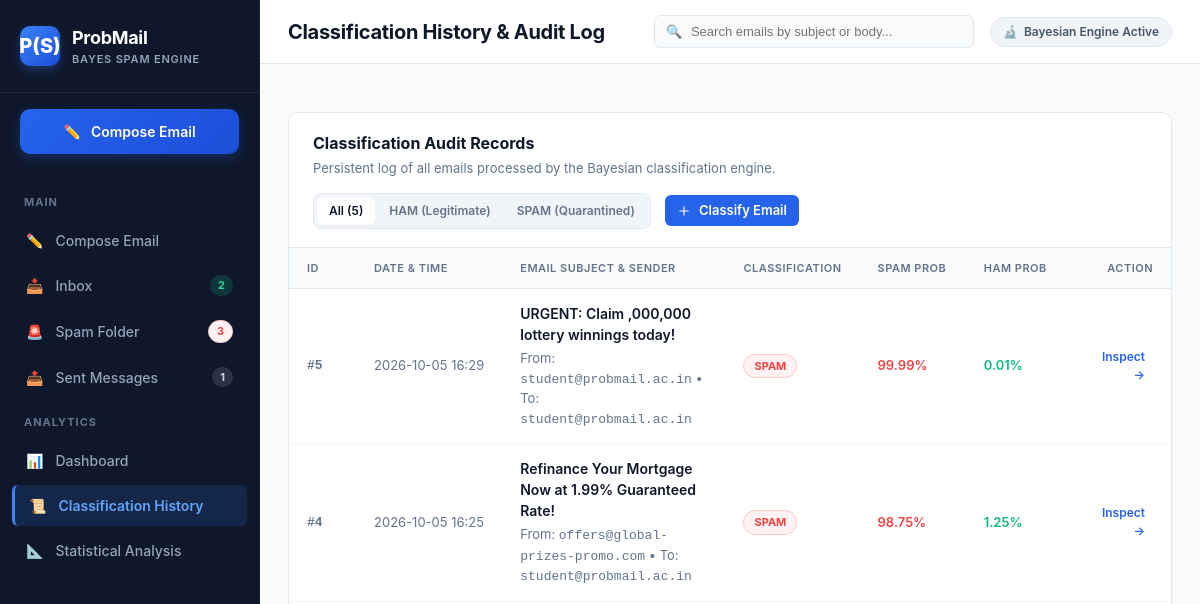
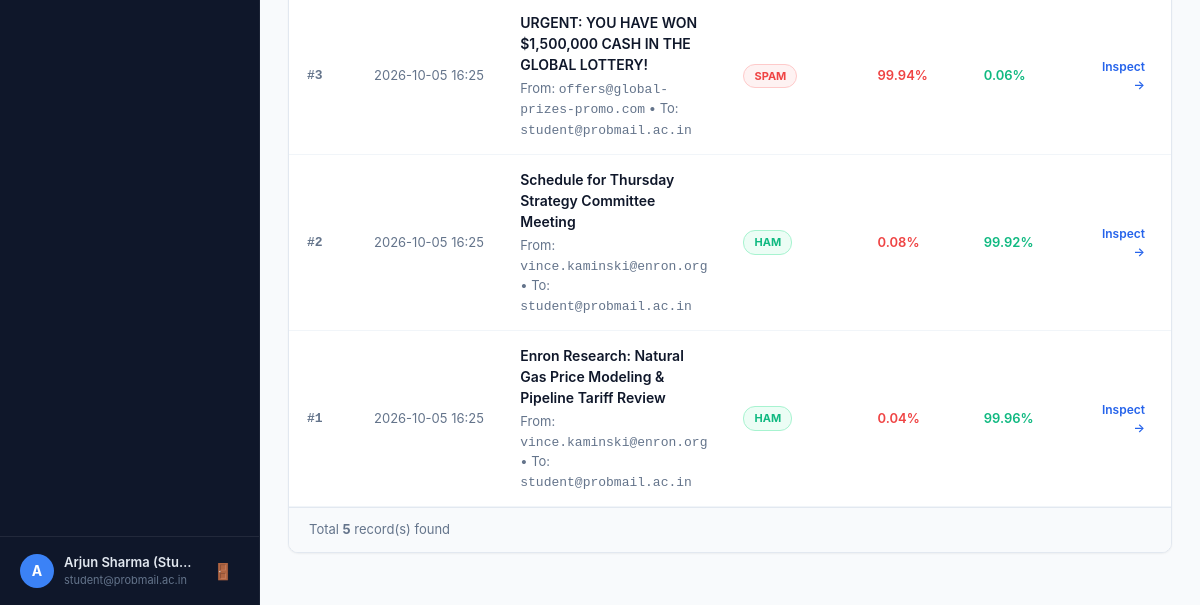
Page /history (signed in) on the earlier database version (2 pictures, top to bottom).
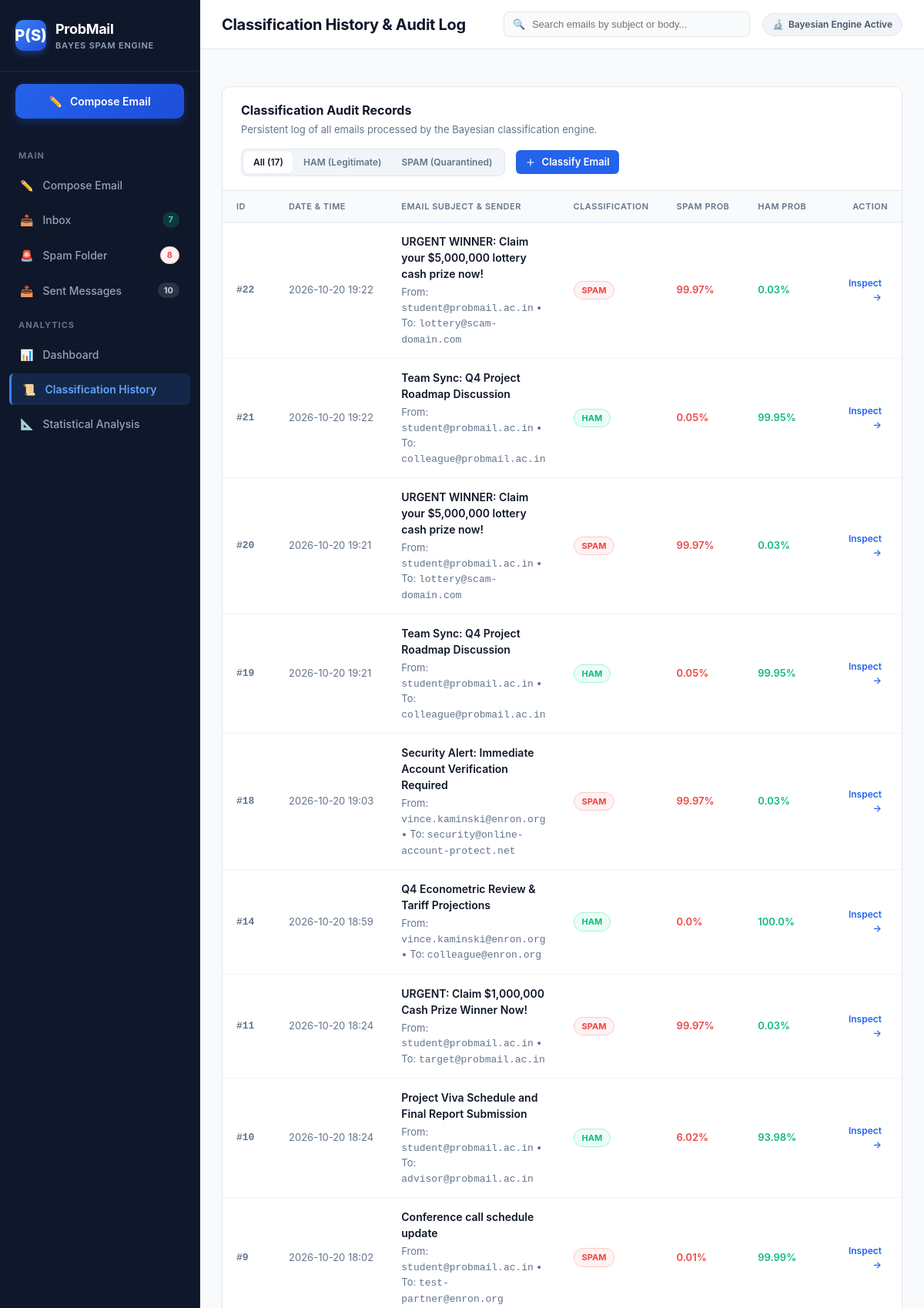
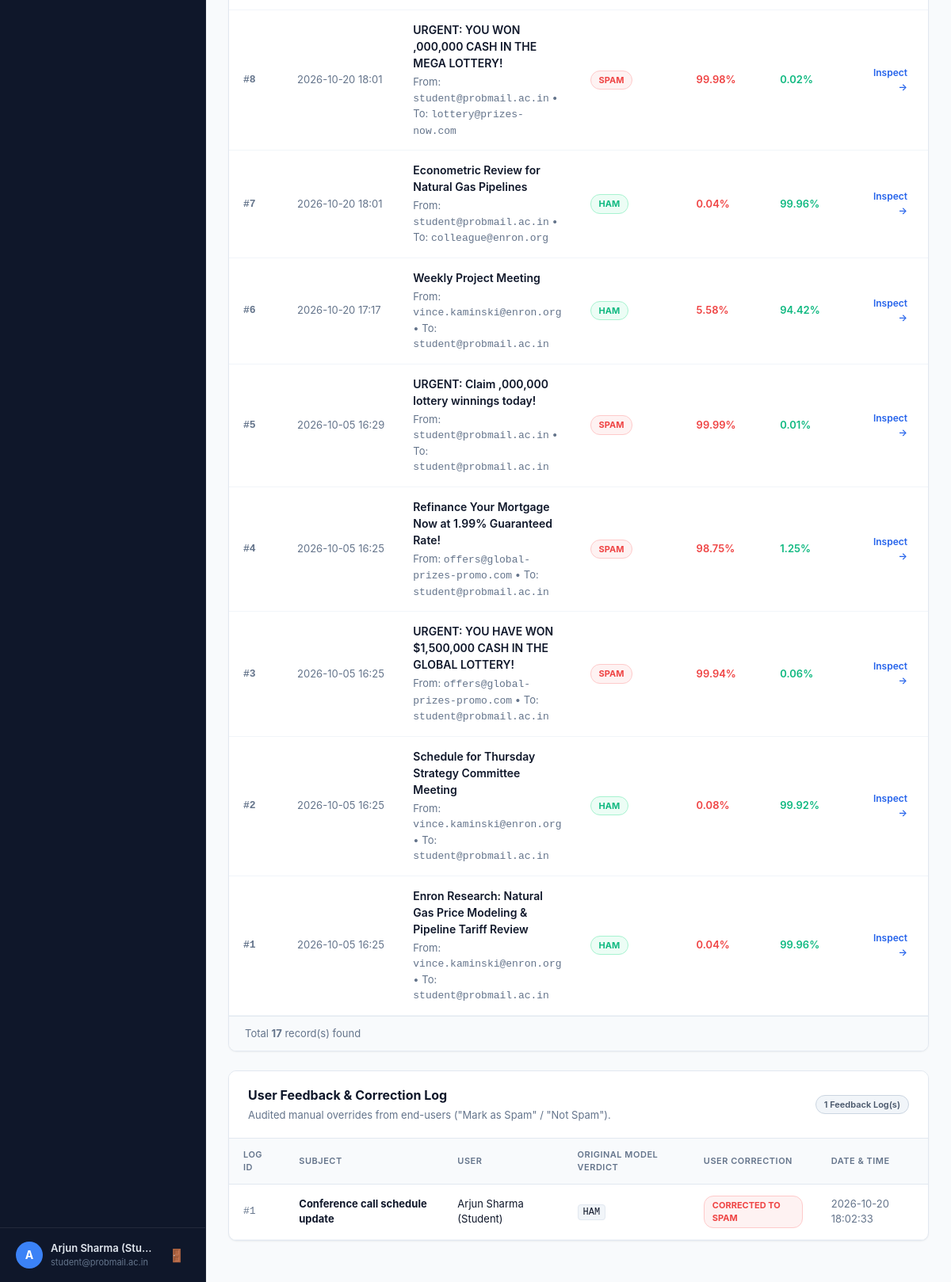
Same page on the later database version (2 pictures, top to bottom).
### tables this page shows
CREATE TABLE emails (
        id INTEGER PRIMARY KEY AUTOINCREMENT,
        sender_id INTEGER NOT NULL,
        receiver_id INTEGER NOT NULL,
        sender_email TEXT NOT NULL,
        receiver_email TEXT NOT NULL,
        subject TEXT NOT NULL,
        body TEXT NOT NULL,
        prediction TEXT NOT NULL,
        spam_probability REAL NOT NULL,
        ham_probability REAL NOT NULL,
        folder TEXT NOT NULL,
        is_read INTEGER DEFAULT 0,
        indicators_json TEXT DEFAULT '[]',
        top_words_json TEXT DEFAULT '[]',
        created_at TIMESTAMP DEFAULT CURRENT_TIMESTAMP,
        FOREIGN KEY (sender_id) REFERENCES users (id) ON DELETE CASCADE,
        FOREIGN KEY (receiver_id) REFERENCES users (id) ON DELETE CASCADE
    );

CREATE TABLE feedback (
        id INTEGER PRIMARY KEY AUTOINCREMENT,
        email_id INTEGER NOT NULL,
        user_id INTEGER NOT NULL,
        original_prediction TEXT NOT NULL,
        corrected_label TEXT NOT NULL,
        created_at TIMESTAMP DEFAULT CURRENT_TIMESTAMP,
        FOREIGN KEY (email_id) REFERENCES emails (id) ON DELETE CASCADE,
        FOREIGN KEY (user_id) REFERENCES users (id) ON DELETE CASCADE
    );

CREATE TABLE users (
        id INTEGER PRIMARY KEY AUTOINCREMENT,
        name TEXT NOT NULL,
        email TEXT UNIQUE NOT NULL,
        password TEXT NOT NULL,
        created_at TIMESTAMP DEFAULT CURRENT_TIMESTAMP
    );

### app.py (the view)
@app.route("/history")
@login_required
def classification_history():
    query = request.args.get("q", "")
    pred_filter = request.args.get("filter", "")
    emails = EmailModel.get_all_classifications(search_query=query, prediction_filter=pred_filter)
    feedback_list = FeedbackModel.get_all_feedback()
    return render_template(
        "history.html",
        active_page="history",
        emails=emails,
        feedback_list=feedback_list,
        search_query=query,
        current_filter=pred_filter
    )

### app.py (called while the page is built, shortened)
def verify_auth_token(token):
    if not token:
        return None
    try:
        data = AUTH_SERIALIZER.loads(token)
        return data.get("user_id")
    except Exception:
        return None

@app.before_request
def check_token_auth():
    token = request.args.get("token") or request.cookies.get("probmail_token") or request.headers.get("X-Auth-Token")
    if token:
        uid = verify_auth_token(token)
        if uid:
            user = UserModel.get_by_id(uid)
            if user:
                session["user_id"] = user["id"]
                session["user_name"] = user["name"]
                session["user_email"] = user["email"]
                session["auth_token"] = token
                session.permanent = True

def login_required(f):
    @wraps(f)
    def decorated_function(*args, **kwargs):
        return f(*args, **kwargs)
    return decorated_function

### database.py (called while the page is built)
def get_db():
    conn = sqlite3.connect(DB_PATH)
    conn.row_factory = sqlite3.Row
    conn.execute("PRAGMA foreign_keys = ON")
    return conn

### templates/history.html (shortened to what the changed rows need)
{% extends "base.html" %}
{% block page_title %}Classification History & Audit Log{% endblock %}
{% block content %}
<div class="card mb-4">
    <div class="card-header" style="display: flex; justify-content: space-between; align-items: center; flex-wrap: wrap; gap: 14px;">
        <div>
            <h2 class="card-title">Classification Audit Records</h2>
        </div>
        <div class="filter-toolbar">
            <div class="filter-pills">
                <a href="{{ url_for('classification_history', q=search_query) }}"
                   class="filter-pill {% if not current_filter %}active{% endif %}">
                    All ({{ emails|length }})
                </a>
                <a href="{{ url_for('classification_history', filter='HAM', q=search_query) }}"
                   class="filter-pill {% if current_filter == 'HAM' %}active{% endif %}">
                    HAM (Legitimate)
                </a>
                <a href="{{ url_for('classification_history', filter='SPAM', q=search_query) }}"
                   class="filter-pill {% if current_filter == 'SPAM' %}active{% endif %}">
                    SPAM (Quarantined)
                </a>
            </div>
        </div>
    </div>
    <div class="card-body p-0">
        {% if emails %}
        <div class="table-responsive">
            <table class="app-table">
                <thead>
                    <tr>
                        <th style="width: 70px;">ID</th>
                        <th style="width: 140px;">Date & Time</th>
                        <th>Email Subject & Sender</th>
                        <th style="width: 120px;">Classification</th>
                        <th style="width: 110px;">Spam Prob</th>
                        <th style="width: 110px;">Ham Prob</th>
                        <th style="width: 100px; text-align: right;">Action</th>
                    </tr>
                </thead>
                <tbody>
                    {% for email in emails %}
                    <tr class="table-row-clickable" onclick="window.location.href='{{ url_for('view_email', email_id=email.id) }}'">
                        <td class="text-mono text-muted text-sm font-semibold">
                            #{{ email.id }}
                        </td>
                        <td class="text-muted text-sm whitespace-nowrap">
                            {{ email.created_at[:16] }}
                        </td>
                        <td>
                            <div class="table-subject">{{ email.subject }}</div>
                            <div class="table-meta-line text-sm text-muted">
                                From: <span class="text-mono">{{ email.sender_email }}</span>
                                {% if email.receiver_email %}
                                &bull; To: <span class="text-mono">{{ email.receiver_email }}</span>
                                {% endif %}
                            </div>
                        </td>
                        <td>
                            {% if email.prediction == 'SPAM' %}
                            <span class="badge-status-spam">SPAM</span>
                            {% else %}
                            <span class="badge-status-ham">HAM</span>
                            {% endif %}
                        </td>
                        <td class="text-spam font-semibold">
                            {{ email.spam_probability }}%
                        </td>
                        <td class="text-ham font-semibold">
                            {{ email.ham_probability }}%
                        </td>
                        <td style="text-align: right;">
                            <a href="{{ url_for('view_email', email_id=email.id) }}" class="btn-table-action" onclick="event.stopPropagation();">
                                Inspect &rarr;
                            </a>
                        </td>
                    </tr>
                    {% endfor %}
                </tbody>
            </table>
        </div>
        <div class="table-footer-bar">
            <span class="text-muted text-sm">Total <strong>{{ emails|length }}</strong> record(s) found</span>
        </div>
        {% endif %}
    </div>
</div>
{% if feedback_list %}
<div class="card mt-4">
    <div class="card-header">
        <div>
            <h3 class="card-title">User Feedback & Correction Log</h3>
            <p class="card-subtitle">Audited manual overrides from end-users ("Mark as Spam" / "Not Spam").</p>
        </div>
        <span class="badge-status-neutral">{{ feedback_list|length }} Feedback Log(s)</span>
    </div>
    <div class="card-body p-0">
        <div class="table-responsive">
            <table class="app-table">
                <thead>
                    <tr>
                        <th>Log ID</th>
                        <th>Subject</th>
                        <th>User</th>
                        <th>Original Model Verdict</th>
                        <th>User Correction</th>
                        <th>Date & Time</th>
                    </tr>
                </thead>
                <tbody>
                    {% for f in feedback_list %}
                    <tr>
                        <td class="text-mono text-muted text-sm">#{{ f.id }}</td>
                        <td><strong>{{ f.subject }}</strong></td>
                        <td class="text-sm">{{ f.user_name }}</td>
                        <td>
                            <span class="code-token">{{ f.original_prediction }}</span>
                        </td>
                        <td>
                            {% if f.corrected_label == 'SPAM' %}
                            <span class="badge-status-spam">Corrected to SPAM</span>
                            {% else %}
                            <span class="badge-status-ham">Corrected to HAM</span>
                            {% endif %}
                        </td>
                        <td class="text-muted text-sm">{{ f.created_at }}</td>
                    </tr>
                    {% endfor %}
                </tbody>
            </table>
        </div>
    </div>
</div>
{% endif %}
{% endblock %}

### templates/base.html (shortened to what the changed rows need)
<!DOCTYPE html>
<html lang="en">
<head>
    <link rel="stylesheet" href="{{ url_for('static', filename='css/style.css') }}">
</head>
<body>
    <div class="app-container">
        <aside class="sidebar">
            <nav class="sidebar-nav">
                <a href="{{ url_for('inbox') }}" class="nav-item {% if active_page == 'inbox' %}active{% endif %}">
                    <div class="nav-item-left">
                        <span>📥</span> <span>Inbox</span>
                    </div>
                    {% if folder_counts and folder_counts.inbox_total > 0 %}
                    <span id="sidebarBadgeInbox" class="nav-badge badge-inbox">{{ folder_counts.inbox_total }}</span>
                    {% else %}
                    <span id="sidebarBadgeInbox" class="nav-badge badge-inbox" style="display: none;">0</span>
                    {% endif %}
                </a>
                <a href="{{ url_for('spam_folder') }}" class="nav-item {% if active_page == 'spam' %}active{% endif %}">
                    <div class="nav-item-left">
                        <span>🚨</span> <span>Spam Folder</span>
                    </div>
                    {% if folder_counts and folder_counts.spam_total > 0 %}
                    <span id="sidebarBadgeSpam" class="nav-badge badge-spam">{{ folder_counts.spam_total }}</span>
                    {% else %}
                    <span id="sidebarBadgeSpam" class="nav-badge badge-spam" style="display: none;">0</span>
                    {% endif %}
                </a>
                <a href="{{ url_for('sent_folder') }}" class="nav-item {% if active_page == 'sent' %}active{% endif %}">
                    <div class="nav-item-left">
                        <span>📤</span> <span>Sent Messages</span>
                    </div>
                    {% if folder_counts and folder_counts.sent_total > 0 %}
                    <span id="sidebarBadgeSent" class="nav-badge" style="background: rgba(148, 163, 184, 0.2); color: #cbd5e1;">{{ folder_counts.sent_total }}</span>
                    {% else %}
                    <span id="sidebarBadgeSent" class="nav-badge" style="background: rgba(148, 163, 184, 0.2); color: #cbd5e1; display: none;">0</span>
                    {% endif %}
                </a>
            </nav>
        </aside>
        <main class="main-content">
            <header class="top-navbar">
                <div class="top-navbar-left">
                    <h1 class="page-title">{% block page_title %}Dashboard{% endblock %}</h1>
                </div>
            </header>
            <div class="content-body">
                {% block content %}{% endblock %}
            </div>
        </main>
    </div>
</body>
</html>

Differences in the rows shown:
added emails: id "22", created_at "2026-10-20 19:22", subject "URGENT WINNER: Claim your $5,000,000 lottery cash prize now!", sender_email "student@probmail.ac.in", receiver_email "lottery@scam-domain.com", prediction "SPAM", spam_probability "99.97", ham_probability "0.03"
added emails: id "21", created_at "2026-10-20 19:22", subject "Team Sync: Q4 Project Roadmap Discussion", sender_email "student@probmail.ac.in", receiver_email "colleague@probmail.ac.in", prediction "HAM", spam_probability "0.05", ham_probability "99.95"
added emails: id "20", created_at "2026-10-20 19:21", subject "URGENT WINNER: Claim your $5,000,000 lottery cash prize now!", sender_email "student@probmail.ac.in", receiver_email "lottery@scam-domain.com", prediction "SPAM", spam_probability "99.97", ham_probability "0.03"
added emails: id "19", created_at "2026-10-20 19:21", subject "Team Sync: Q4 Project Roadmap Discussion", sender_email "student@probmail.ac.in", receiver_email "colleague@probmail.ac.in", prediction "HAM", spam_probability "0.05", ham_probability "99.95"
added emails: id "18", created_at "2026-10-20 19:03", subject "Security Alert: Immediate Account Verification Required", sender_email "vince.kaminski@enron.org", receiver_email "security@online-account-protect.net", prediction "SPAM", spam_probability "99.97", ham_probability "0.03"
added emails: id "14", created_at "2026-10-20 18:59", subject "Q4 Econometric Review & Tariff Projections", sender_email "vince.kaminski@enron.org", receiver_email "colleague@enron.org", prediction "HAM", spam_probability "0.0", ham_probability "100.0"
added emails: id "11", created_at "2026-10-20 18:24", subject "URGENT: Claim $1,000,000 Cash Prize Winner Now!", sender_email "student@probmail.ac.in", receiver_email "target@probmail.ac.in", prediction "SPAM", spam_probability "99.97", ham_probability "0.03"
added emails: id "10", created_at "2026-10-20 18:24", subject "Project Viva Schedule and Final Report Submission", sender_email "student@probmail.ac.in", receiver_email "advisor@probmail.ac.in", prediction "HAM", spam_probability "6.02", ham_probability "93.98"
added emails: id "9", created_at "2026-10-20 18:02", subject "Conference call schedule update", sender_email "student@probmail.ac.in", receiver_email "test-partner@enron.org", prediction "SPAM", spam_probability "0.01", ham_probability "99.99"
added emails: id "8", created_at "2026-10-20 18:01", subject "URGENT: YOU WON ,000,000 CASH IN THE MEGA LOTTERY!", sender_email "student@probmail.ac.in", receiver_email "lottery@prizes-now.com", prediction "SPAM", spam_probability "99.98", ham_probability "0.02"
added emails: id "7", created_at "2026-10-20 18:01", subject "Econometric Review for Natural Gas Pipelines", sender_email "student@probmail.ac.in", receiver_email "colleague@enron.org", prediction "HAM", spam_probability "0.04", ham_probability "99.96"
added emails: id "6", created_at "2026-10-20 17:17", subject "Weekly Project Meeting", sender_email "vince.kaminski@enron.org", receiver_email "student@probmail.ac.in", prediction "HAM", spam_probability "5.58", ham_probability "94.42"
added feedback: id "1", subject "Conference call schedule update", user_name "Arjun Sharma (Student)", original_prediction "HAM", corrected_label "CORRECTED TO SPAM", created_at "2026-10-20 18:02:33"
Other differences:
{{ folder_counts.inbox_total }}: "2" → "7"
{{ folder_counts.spam_total }}: "3" → "8"
{{ folder_counts.sent_total }}: "1" → "10"
{{ emails|length }}: "5" → "17"
{{ feedback_list|length }}: (not shown) → "1"
text now shown: "User Feedback & Correction Log Audited manual overrides from end-users (\"Mark as Spam\" / \"Not Spam\"). Feedback Log(s) LOG ID SUBJECT USER ORIGINAL MODEL VERDICT USER CORRECTION DATE & TIME"
